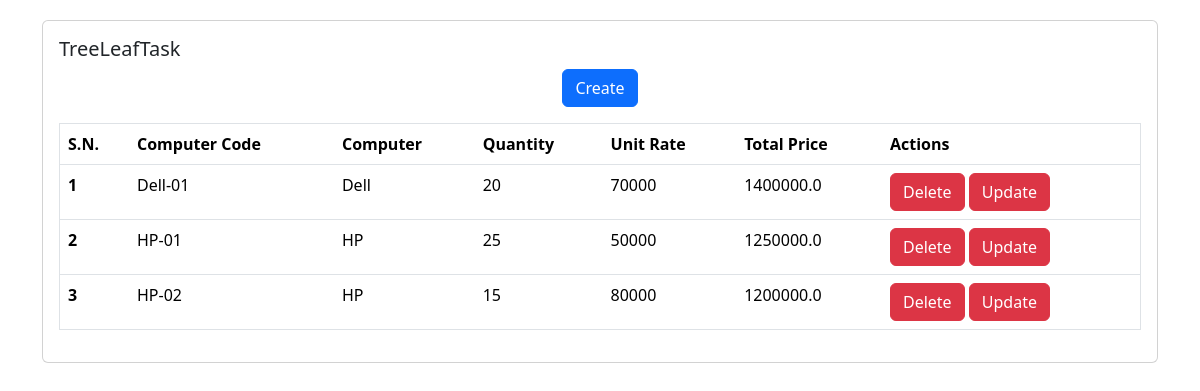
The app's page /, older data.
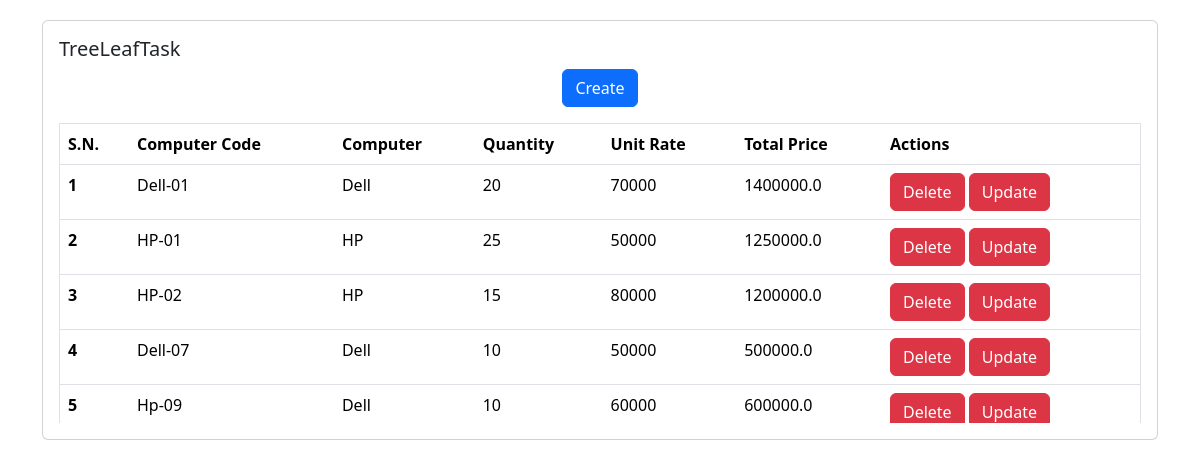
The same page, newer data.
### computer/models.py (models this page shows, shortened)
class Computer(models.Model):
    computer_code = models.CharField(max_length=20, unique=True)
    computer = models.ForeignKey(ComputerSpecification , on_delete= models.CASCADE)
    quantity = models.IntegerField()
    unit_rate = models.IntegerField()
    total_price= models.FloatField()

class ComputerSpecification(models.Model):
    generation = models.CharField(max_length = 255)
    price_min = models.FloatField()
    price_max = models.FloatField()
    ram = models.IntegerField()
    brand = models.ForeignKey(ComputerBrands, on_delete= models.SET_NULL, null=True)
    def __str__(self) -> str:
        return self.brand.brand_name

class ComputerBrands(models.Model):
    brand_name = models.CharField(max_length = 255)
    logo = models.URLField()

### computer/views.py (the view)
# urls.py: path('', views.List.as_view(), name="list"),
class List(View):
    def get(self, request):
        list = Computer.objects.all()
        context={'list':list}
        return render(request, 'list.html',context)

### computer/templates/list.html
{% extends "base.html" %}
{% block home %}
<div class="container d-flex justify-content-center " style = "margin-top :20px;">
  <div class="card" style="width: 80rem;">
    <div class="card-body">
      <h5 class="card-title">TreeLeafTask</h5>
      <div class="d-flex justify-content-center mb-3">
        <a href="create"><button id="addButton" class="btn btn-primary">Create</button></a>
    </div>
  <div class="table-container" style="max-height: 300px; overflow-y: auto;">
    <table class="table" border = '1'>
      <thead>
        <tr>
          <th scope="col" >S.N.</th>
          <th scope="col" >Computer Code</th>
          <th scope="col" >Computer</th>
          <th scope="col" >Quantity</th>
          <th scope="col" >Unit Rate</th>
          <th scope="col" >Total Price</th>
          <th scope="col" >Actions</th>
        </tr>
      </thead>
      <tbody>
        {%for data in list%}
        <tr>
          <th scope="row">{{forloop.counter}}</th>
          <td>{{data.computer_code}}</td>
          <td>{{data.computer}}</td>
          <td>{{data.quantity}}</td>
          <td>{{data.unit_rate}}</td>
          <td>{{data.total_price}}</td>
          <td>
            <a href='/delete/{{data.id}}/' class="btn btn-danger" >Delete</a>
            <a href='/update/{{data.id}}/' class="btn btn-danger">Update</a>
          </td>
        </tr>
        {%endfor%}
      </tbody>
    </table>
  </div>
</div>
</div>
</div>
{% endblock  %}

### templates/base.html (shortened to what this page needs)
<!Doctype html>
<html lang="en">
  <head>
    <link href="https://cdn.jsdelivr.net/npm/bootstrap@5.3.3/dist/css/bootstrap.min.css" rel="stylesheet">
  </head>
  <body>
  </body>
</html>
{%block home%}
{%endblock%}

Row changes from the older to the newer data that the page shows:
added Computer: computer_code "Dell-07", computer "Dell", quantity "10", unit_rate "50000", total_price "500000.0"
added Computer: computer_code "Hp-09", computer "Dell", quantity "10", unit_rate "60000", total_price "600000.0"
